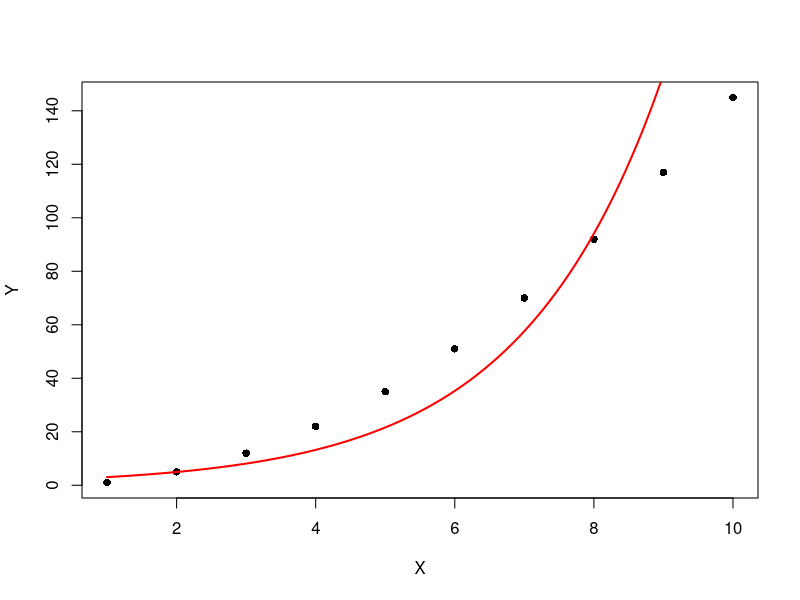

The R script that drew this image:
x <- 1:10
y <- c(1, 5, 12, 22, 35, 51, 70, 92, 117, 145)

# Fit the line log(N) * N
fit <- lm(log(y) ~ x)

# Generate x-values for the line
x_line <- seq(min(x), max(x), length.out = 100)

# Predict y-values using the fitted model
y_line <- exp(predict(fit, newdata = data.frame(x = x_line)))

# Plot the dataset and the fitted line
pdf("test.pdf")
plot(x, y, pch = 16, col = "black", xlab = "X", ylab = "Y")
lines(x_line, y_line, col = "red", lwd = 2)
dev.off()